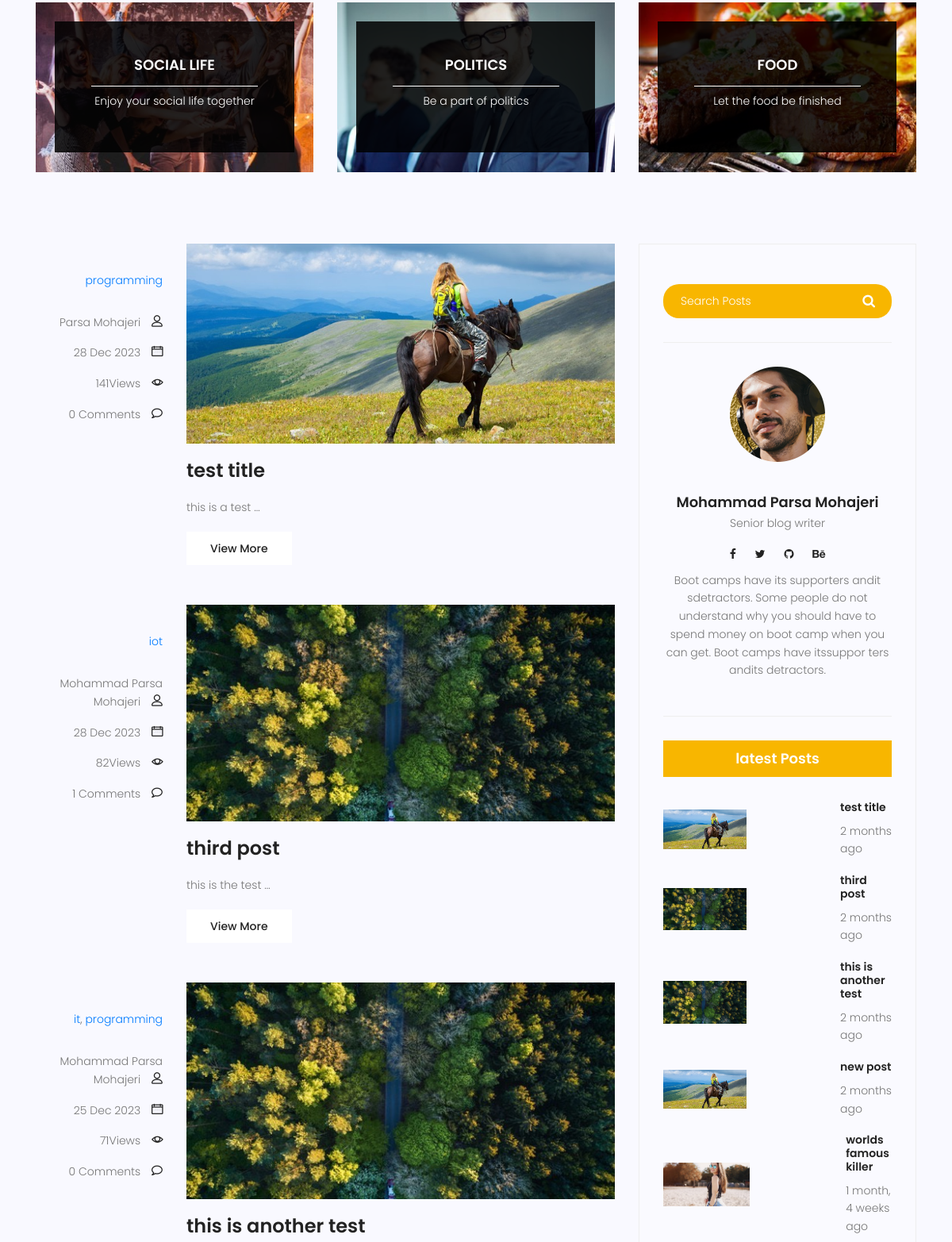
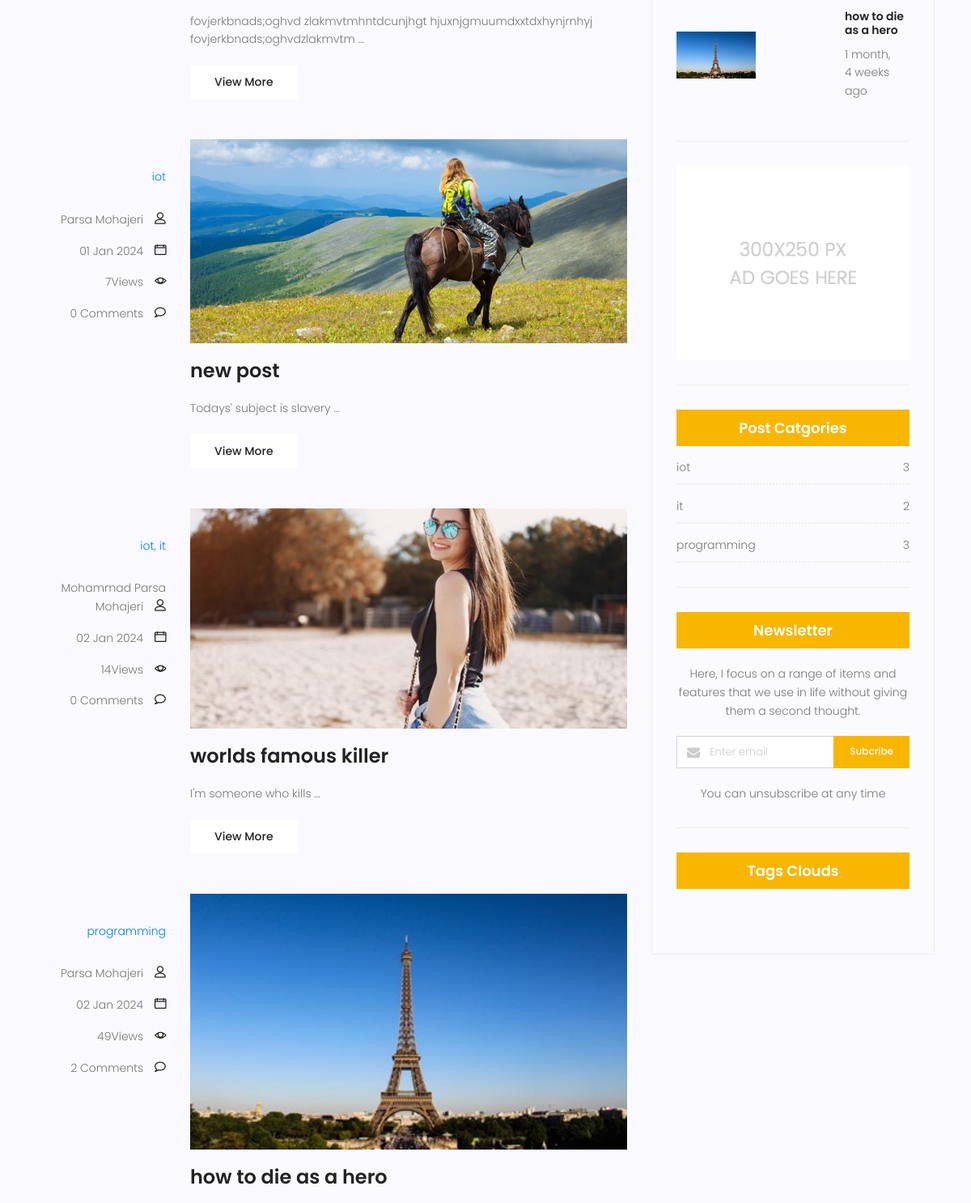
The app's page /blog/search/ (middle part), older data (2 pictures, top to bottom).
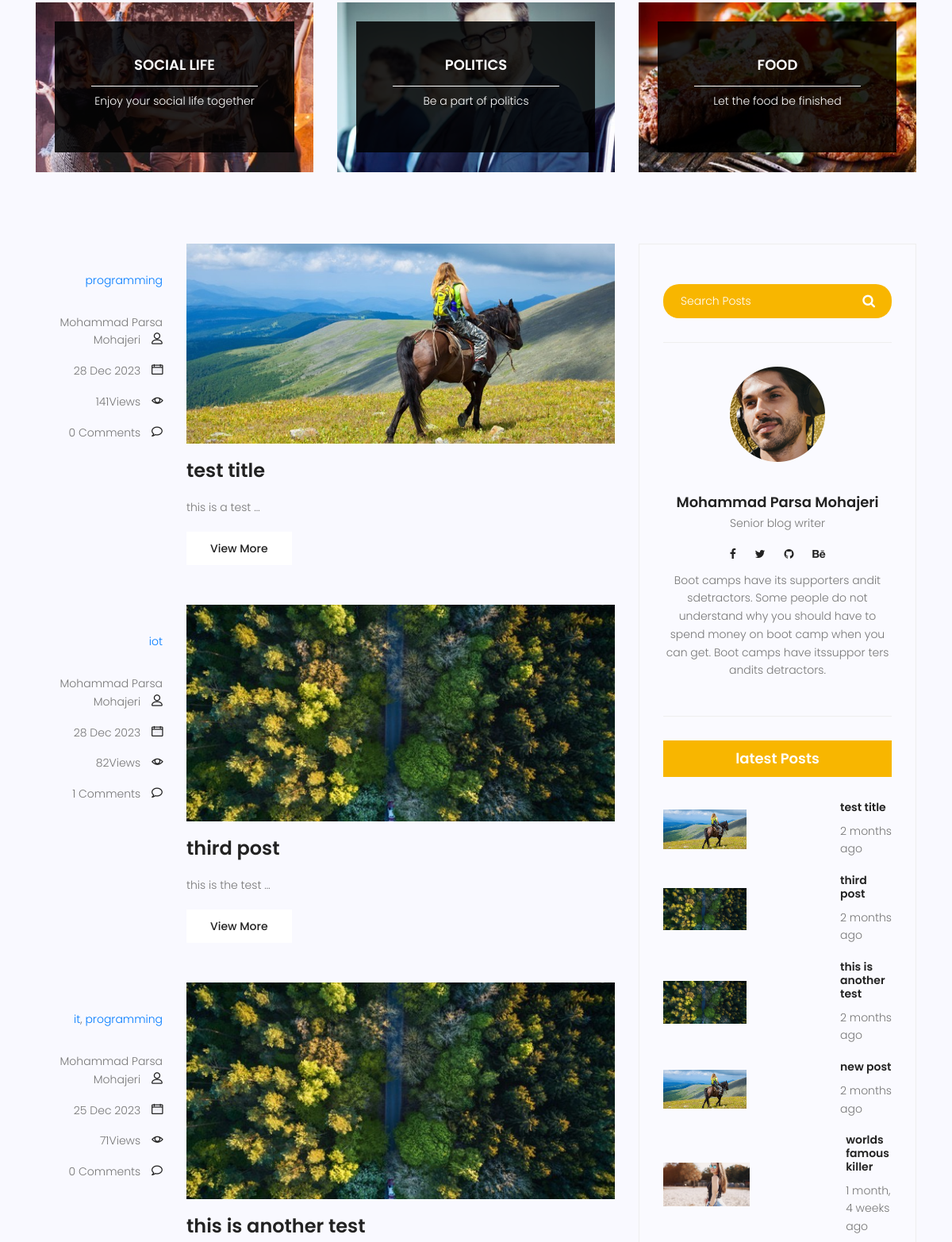
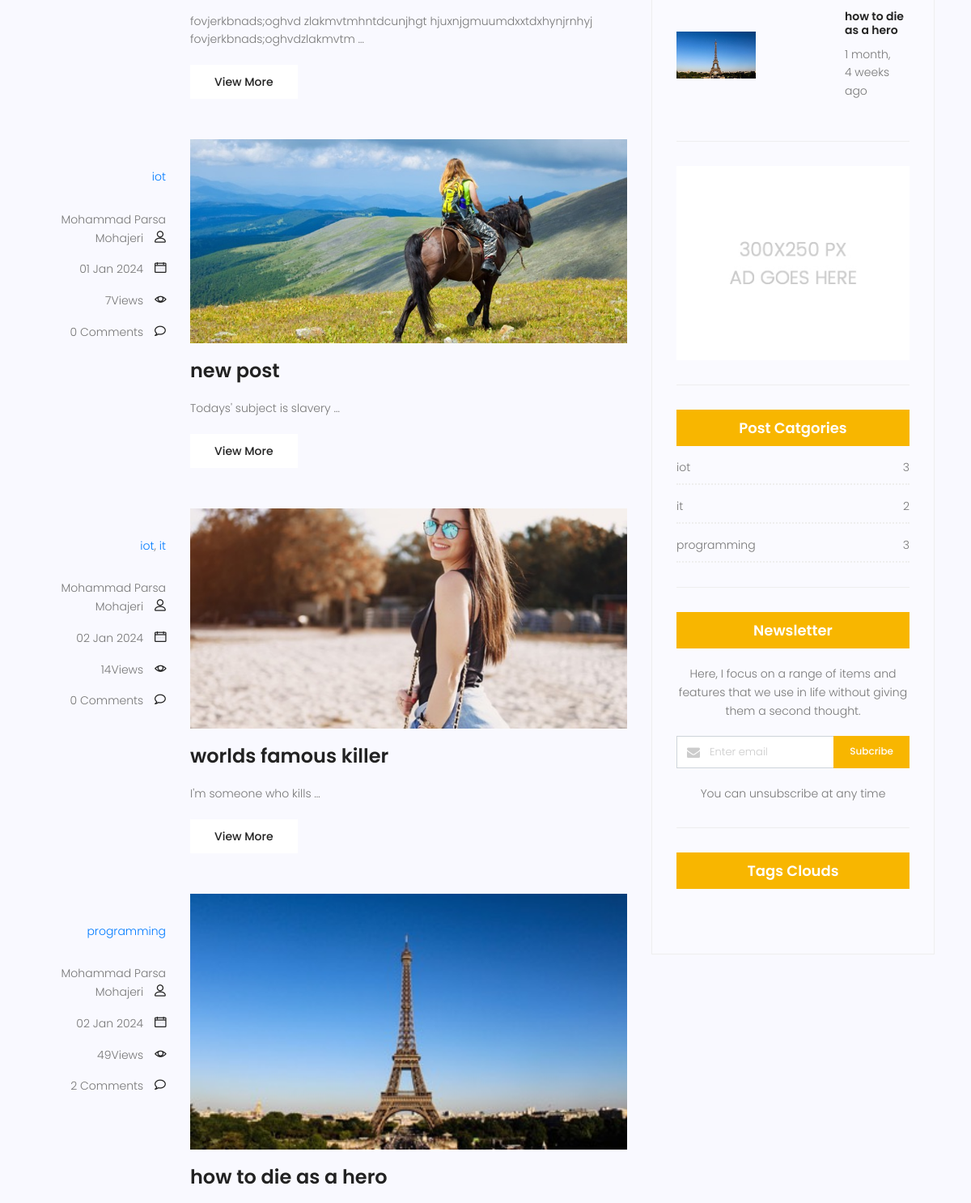
The same page, newer data (2 pictures, top to bottom).
### blog/models.py (models this page shows, shortened)
class Category(models.Model):
    name=models.CharField(max_length=255)
    def __str__(self):
        return self.name

class Post (models.Model):
    image=models.ImageField(upload_to='blog/',default='blog/defalt.jpg')
    author=models.ForeignKey(User,on_delete=models.SET_NULL,null=True)
    title=models.CharField(max_length=255)
    content=models.TextField()
    tags = TaggableManager()
    category=models.ManyToManyField(Category)
    counted_views=models.IntegerField(default=0)
    status=models.BooleanField(default=False)
    login_require=models.BooleanField(default=False)
    published_date=models.DateTimeField(null=True)
    created_date=models.DateTimeField(auto_now_add=True)
    updated_date=models.DateTimeField(auto_now=True)
    class Meta:
        ordering=('created_date',)

### blog/views.py (the view)
# urls.py: path('search/',blog_search,name='search'),
def blog_search(request):
    posts=Post.objects.filter(status=1,published_date__lte=timezone.now())
    if request.method=='GET':
        if s:=request.GET.get('s'):
            posts=posts.filter(content__contains=s)
    context={'posts':posts}
    return render(request,'blog/blog-home.html',context)

### blog/templatetags/blog_tags.py (called while the page is built)
@register.simple_tag(name='comments_count')
def commnets_count(pid):
    return Comment.objects.filter(post=pid,approved=True).count()

@register.inclusion_tag('blog/blog-post-categories.html')
def postcategories():
    posts=Post.objects.filter(status=1)
    categories=Category.objects.all()
    cat_dict={}
    for name in categories:
        cat_dict[name]=posts.filter(category=name).count()
    return {'categories':cat_dict}

### templates/blog/blog-home.html (shortened to what this page needs)
{% extends 'base.html' %}
{% load static %}
{% load blog_tags %}
{% block content %}
			<section class="top-category-widget-area pt-90 pb-90 ">
				<div class="container">
					<div class="row">
						<div class="col-lg-4">
							<div class="single-cat-widget">
								<div class="content relative">
									<div class="overlay overlay-bg"></div>
								    <a href="#" target="_blank">
								      <div class="thumb">
								  		 <img class="content-image img-fluid d-block mx-auto" src="{% static 'img/blog/cat-widget1.jpg' %}" alt="">
								  	  </div>
								      <div class="content-details">
								        <h4 class="content-title mx-auto text-uppercase">Social life</h4>
								        <span></span>
								        <p>Enjoy your social life together</p>
								      </div>
								    </a>
								</div>
							</div>
						</div>
						<div class="col-lg-4">
							<div class="single-cat-widget">
								<div class="content relative">
									<div class="overlay overlay-bg"></div>
								    <a href="#" target="_blank">
								      <div class="thumb">
								  		 <img class="content-image img-fluid d-block mx-auto" src="{% static 'img/blog/cat-widget2.jpg' %}" alt="">
								  	  </div>
								      <div class="content-details">
								        <h4 class="content-title mx-auto text-uppercase">Politics</h4>
								        <span></span>
								        <p>Be a part of politics</p>
								      </div>
								    </a>
								</div>
							</div>
						</div>
						<div class="col-lg-4">
							<div class="single-cat-widget">
								<div class="content relative">
									<div class="overlay overlay-bg"></div>
								    <a href="#" target="_blank">
								      <div class="thumb">
								  		 <img class="content-image img-fluid d-block mx-auto" src="{% static 'img/blog/cat-widget3.jpg' %}" alt="">
								  	  </div>
								      <div class="content-details">
								        <h4 class="content-title mx-auto text-uppercase">Food</h4>
								        <span></span>
								        <p>Let the food be finished</p>
								      </div>
								    </a>
								</div>
							</div>
						</div>
					</div>
				</div>
			</section>
			<section class="post-content-area">
				<div class="container">
					<div class="row">
						<div class="col-lg-8 posts-list">
							{% for post in posts %}
							<div class="single-post row">
								<div class="col-lg-3  col-md-3 meta-details">
									<ul class="tags">
										{% for cat in post.category.all %}
											<a href="{% url 'blog:category' cat_name=cat.name %}"> {{cat.name}}</a>{% if not forloop.last %},{% endif %}
										{% endfor %}
									</ul>
									<div class="user-details row">
										<p class="user-name col-lg-12 col-md-12 col-6"><a href="{% url 'blog:author' author_username=post.author.username %}">{{post.author.get_full_name}}</a> <span class="lnr lnr-user"></span></p>
										<p class="date col-lg-12 col-md-12 col-6"><a href="#">{{post.published_date|date:"d M Y"}}</a> <span class="lnr lnr-calendar-full"></span></p>
										<p class="view col-lg-12 col-md-12 col-6"><a href="#">{{post.counted_views}}Views</a> <span class="lnr lnr-eye"></span></p>
										<p class="comments col-lg-12 col-md-12 col-6"><a href="#">{% comments_count post.id %} Comments</a> <span class="lnr lnr-bubble"></span></p>
									</div>
								</div>
								<div class="col-lg-9 col-md-9 ">
									<div class="feature-img">
										<img class="img-fluid" src="{{post.image.url}}" alt="">
									</div>
									<a class="posts-title" href="{% url 'blog:single' pid=post.id %}"><h3>{{post.title}}</h3></a>
									<p class="excert">
										{{post.content|truncatewords:4}}
									</p>
									<a href="{% url 'blog:single' pid=post.id %}" class="primary-btn">View More</a>
								</div>
							</div>
							{% endfor %}
						</div>
						<div class="col-lg-4 sidebar-widgets">
							<div class="widget-wrap">
								{% include 'blog/blog-search.html' %}
								{% include 'blog/blog-writer.html' %}
								{% include 'blog/blog-popular-posts.html' %}
								{% include 'blog/blog-ads.html' %}
								{% postcategories %}
								{% include 'blog/blog-newsletter.html' %}
								{% include 'blog/blog-tags.html' %}
							</div>
						</div>
					</div>
				</div>
			</section>
			{% endblock %}

### templates/base.html (shortened to what this page needs)
{% load static %}
{% load blog_tags %}
<!DOCTYPE html>
<html lang="zxx" class="no-js">
<head>
    <link rel="stylesheet" href="{% static 'css/linearicons.css' %}">
    <link rel="stylesheet" href="{% static 'css/font-awesome.min.css' %}">
    <link rel="stylesheet" href="{% static 'css/bootstrap.css' %}">
    <link rel="stylesheet" href="{% static 'css/magnific-popup.css' %}">
    <link rel="stylesheet" href="{% static 'css/jquery-ui.css' %}">
    <link rel="stylesheet" href="{% static 'css/nice-select.css' %}">
    <link rel="stylesheet" href="{% static 'css/animate.min.css' %}">
    <link rel="stylesheet" href="{% static 'css/owl.carousel.css' %}">
    <link rel="stylesheet" href="{% static 'css/main.css' %}">
</head>
<body>
    {% block content %}
    {% endblock %}
</body>
</html>

### templates/blog/blog-search.html
<div class="single-sidebar-widget search-widget">
    <form class="search-form" action="{% url 'blog:search' %}" method="get">
        <input placeholder="Search Posts" name="s" type="text" onfocus="this.placeholder = ''" onblur="this.placeholder = 'Search Posts'" >
        <button type="submit"><i class="fa fa-search"></i></button>
    </form>
</div>

### templates/blog/blog-writer.html
{% load static %}
<div class="single-sidebar-widget user-info-widget">
    <img src="{% static 'img/blog/user-info.png' %}" alt="">
    <a href="#"><h4>Mohammad Parsa Mohajeri</h4></a>
    <p>
        Senior blog writer
    </p>
    <ul class="social-links">
        <li><a href="#"><i class="fa fa-facebook"></i></a></li>
        <li><a href="#"><i class="fa fa-twitter"></i></a></li>
        <li><a href="#"><i class="fa fa-github"></i></a></li>
        <li><a href="#"><i class="fa fa-behance"></i></a></li>
    </ul>
    <p>
        Boot camps have its supporters andit sdetractors. Some people do not understand why you should have to spend money on boot camp when you can get. Boot camps have itssuppor ters andits detractors.
    </p>
</div>

### templates/blog/blog-popular-posts.html
{% load humanize %}
{% load static %}
<div class="single-sidebar-widget popular-post-widget">
    <h4 class="popular-title">latest Posts</h4>
    <div class="popular-post-list">
        {% for post in posts %}
        <div class="single-post-list d-flex flex-row align-items-center">
            <div class="thumb">
                <img class="img-fluid" src="{{post.image.url}}" alt="">
            </div>
            <div class="details">
                <a href="{% url 'blog:single' pid=post.id %}"><h6>{{post.title}}</h6></a>
                <p>{{post.published_date|naturaltime}}</p>
            </div>
        </div>
        {% endfor %}
    </div>
</div>

### templates/blog/blog-ads.html
{% load static %}
<div class="single-sidebar-widget ads-widget">
    <a href="#"><img class="img-fluid" src="{% static 'img/blog/ads-banner.jpg' %}" alt=""></a>
</div>

### templates/blog/blog-post-categories.html
<div class="single-sidebar-widget post-category-widget">
    <h4 class="category-title">Post Catgories</h4>
    <ul class="cat-list">
        {% for name,count in categories.items %}
        <li>
            <a href="{% url 'blog:category' cat_name=name %}" class="d-flex justify-content-between">
                <p>{{name}}</p>
                <p>{{count}}</p>
            </a>
        </li>
        {% endfor %}
    </ul>
</div>

### templates/blog/blog-newsletter.html
<div class="single-sidebar-widget newsletter-widget">
    <h4 class="newsletter-title">Newsletter</h4>
    <p>
        Here, I focus on a range of items and features that we use in life without
        giving them a second thought.
    </p>
    <div class="form-group d-flex flex-row">
       <div class="col-autos">
          <div class="input-group">
            <div class="input-group-prepend">
              <div class="input-group-text"><i class="fa fa-envelope" aria-hidden="true"></i>
            </div>
            </div>
            <input type="text" class="form-control" id="inlineFormInputGroup" placeholder="Enter email" onfocus="this.placeholder = ''" onblur="this.placeholder = 'Enter email'" >
          </div>
        </div>
        <a href="#" class="bbtns">Subcribe</a>
    </div>
    <p class="text-bottom">
        You can unsubscribe at any time
    </p>
</div>

### templates/blog/blog-tags.html (shortened to what this page needs)
<div class="single-sidebar-widget tag-cloud-widget">
    <h4 class="tagcloud-title">Tags Clouds</h4>
</div>

Row changes from the older to the newer data that the page shows:
changed Post "test title": author.get_full_name "Parsa Mohajeri" → "Mohammad Parsa Mohajeri"
changed Post "new post": author.get_full_name "Parsa Mohajeri" → "Mohammad Parsa Mohajeri"
changed Post "how to die as a hero": author.get_full_name "Parsa Mohajeri" → "Mohammad Parsa Mohajeri"
